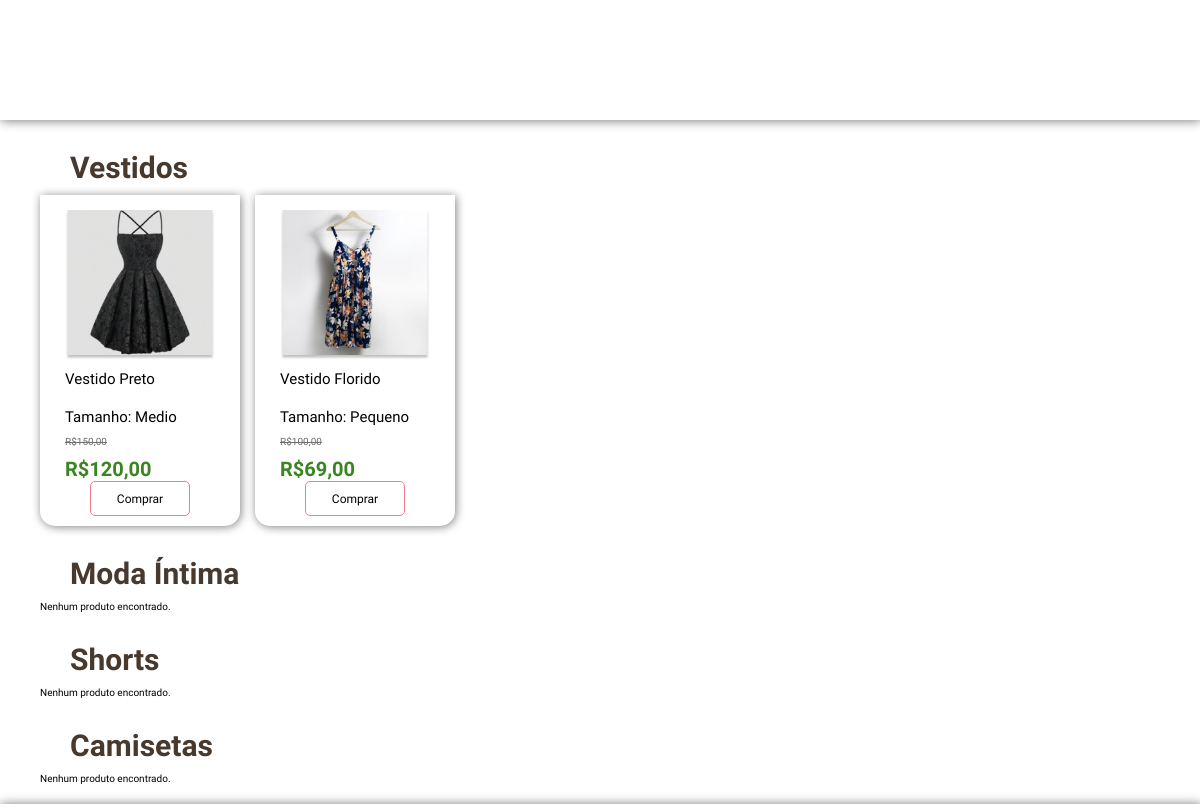
Before: /menu-produtos/index.php with the older database file.
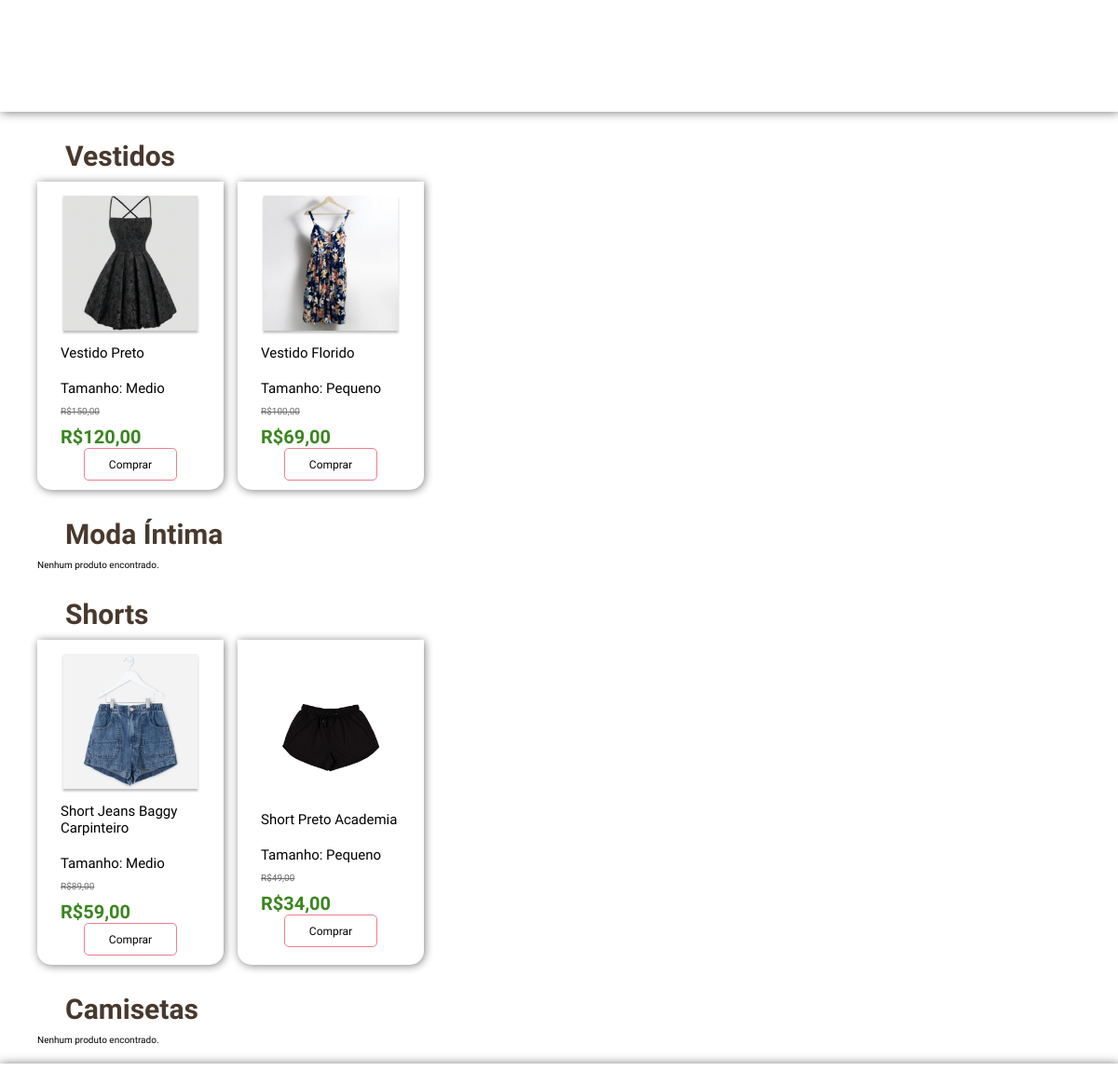
After: the same page with the newer database file.
### tables this page shows
CREATE TABLE `tab_vestidos` (
  `id_vestidos` bigint NOT NULL AUTO_INCREMENT,
  `valor` float NOT NULL,
  `promocao` float NOT NULL,
  `nomeproduto` varchar(50) NOT NULL,
  `tamanho` varchar(10) NOT NULL,
  `imagem` varchar(255) DEFAULT NULL,
  PRIMARY KEY (`id_vestidos`)
);

CREATE TABLE `tab_shorts` (
  `id_shorts` bigint NOT NULL AUTO_INCREMENT,
  `nomeproduto` varchar(50) NOT NULL,
  `valor` float NOT NULL,
  `promocao` float NOT NULL,
  `tamanho` varchar(10) NOT NULL,
  `imagem` varchar(255) DEFAULT NULL,
  PRIMARY KEY (`id_shorts`)
);

### menu-produtos/index.php (the view, shortened to what this page needs)
<?php
include_once('../Back/config.php');
$sql_vestidos = "SELECT id_vestidos, valor, promocao, nomeproduto, tamanho, imagem FROM tab_vestidos";
$result_vestidos = $conexao->query($sql_vestidos);
$sql_modaintima = "SELECT id_modaintima, valor, promocao, nomeproduto, tamanho, imagem FROM tab_modaintima";
$result_modaintima = $conexao->query($sql_modaintima);
$sql_shorts = "SELECT id_shorts, valor, promocao, nomeproduto, tamanho, imagem FROM tab_shorts";
$result_shorts = $conexao->query($sql_shorts);
?>
<!DOCTYPE html>
<html lang="pt-br">
<head>
    <link rel="stylesheet" href="../base/style.css">
    <link rel="stylesheet" href="style.css">
</head>
<body>
    <header id="header"></header>
    <main>
        <div class="produtos">
            <?php
            function displayProducts($result, $title, $table, $ids) {
                if ($result->num_rows > 0) {
                    echo "<h2>$title</h2>";
                    echo '<div class="container">';
                    while ($row = $result->fetch_assoc()) {
                        echo '<div class="card">';
                        echo '<img class="img-produto" src="' . $row["imagem"] . '" alt="Imagem do Produto">';
                        echo '<p>' . $row["nomeproduto"] . '</p>';
                        echo '<p>Tamanho: ' . $row["tamanho"] . '</p>';
                        echo '<span>R$' . number_format($row["valor"], 2, ',', '.') . '</span>';
                        echo '<strong>R$' . number_format($row["promocao"], 2, ',', '.') . '</strong>';
                        echo '<div class="buttons">';
                        echo '<button class="btn-buy"><a href="../details/product_details.php?id=' . $row[$ids] . '&table=' . $table . '">Comprar</a></button>';
                        echo '</div>';
                        echo '</div>';
                    }
                    echo '</div>';
                } else {
                    echo "<h2>$title</h2>";
                    echo "Nenhum produto encontrado.";
                }
            }
            displayProducts($result_vestidos, "Vestidos", "tab_vestidos", "id_vestidos");
            displayProducts($result_modaintima, "Moda Íntima", "tab_modaintima", "id_modaintima");
            ?>
        </div>
    </main>
    <footer id="footer" style="margin-top: 2rem;"></footer>
</body>
</html>

### base/style.css (style rules this page uses)
* { padding: 0; margin: 0; box-sizing: border-box; }
:root { font-size: 62.5%; --base-font-color: #48392E; }
body { min-height: 100vh; display: flex; flex-direction: column; }
#header { width: 100%; height: 12rem; border: none; box-shadow: .1rem .1rem 1rem gray; display: flex; align-items: center; }
#footer { margin-top: auto; min-height: 8rem; box-shadow: .1rem .1rem 1rem .1rem gray; font-family: "nunito", sans-serif; }
@media (min-width:1000px) { body { min-height: 100vh; display: flex; flex-direction: column; } }
@media (min-width:1000px) { #header { gap: 8rem; } }
@media (min-width:1000px) { #footer { margin-top: auto; min-height: 8rem; box-shadow: .1rem .1rem 1rem .1rem gray; font-family: "nunito", sans-serif; } }

### menu-produtos/style.css (style rules this page uses)
:root { --main-color: #48392E; --btn-border: #ED7E8F; }
main { font-family: 'belgrano', sans-serif; }
h2 { color: #48392E; font-size: 3rem; padding: 2rem 0 1rem 2rem; margin-bottom: 1rem; }
.produtos { margin-left: 4rem; }
.card { width: 20rem; display: flex; flex-direction: column; justify-content: center; align-items: center; box-shadow: .1rem .1rem 1rem gray; border-radius: 0 0 1.5rem 1.5rem; }
.card p { width: 15rem; margin: 1rem 0; font-size: 1.5rem; }
.card span { margin-bottom: 1rem; color: #6D6D6D; text-decoration: line-through; width: 15rem; }
.card strong { color: #3A8520; font-size: 2rem; width: 15rem; }
.card .img-produto { width: 15rem; margin-top: 1.5rem; }
button { border: 1px solid var(--btn-border); border-radius: .5rem; background: white; font-family: 'belgrano', sans-serif; height: 3.5rem; width: 3.5rem; display: flex; align-items: center; justify-content: center; }
.btn-buy a { text-decoration: none; color: black; font-size: 1.2rem; }
.btn-buy { width: 10rem; }
.buttons { display: flex; gap: 2rem; margin-bottom: 1rem; }
.container { display: flex; gap: 1.5rem; flex-wrap: wrap; }
@media (min-width:1000px) { h2 { padding: 3rem 0 0 3rem; } }

Changed rows visible on the page:
added tab_shorts: imagem (picture), nomeproduto "Short Jeans Baggy Carpinteiro", tamanho "Medio", valor "89,00", promocao "59,00"
added tab_shorts: imagem (picture), nomeproduto "Short Preto Academia", tamanho "Pequeno", valor "49,00", promocao "34,00"
Other visible differences:
$title: "Vestidos" → "Vestidos Shorts"
$title: "Moda Íntima Shorts Camisetas" → "Moda Íntima Camisetas"
text no longer shown: "Nenhum produto encontrado. Nenhum produto encontrado. Nenhum produto encontrado."
text now shown: "Nenhum produto encontrado. Nenhum produto encontrado."
